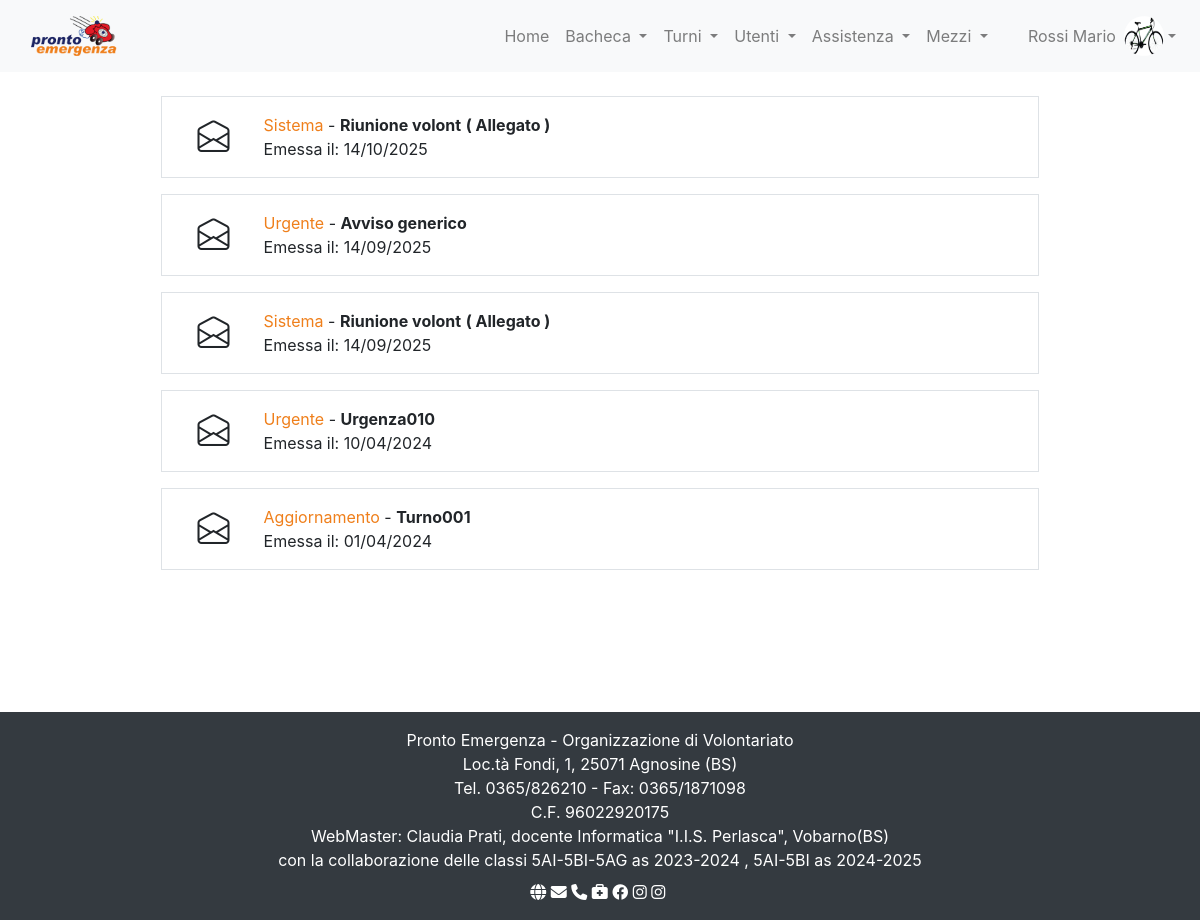
The page /pages/Bacheca/elenco.php (signed in) on the database its author committed.
### tables this page shows
CREATE TABLE `comunicazioni` (
  `idComunicazione` int(11) NOT NULL COMMENT 'ID della comunicazione, utilizzato come chiave primaria e auto-incrementato per garantire univocità automatica',
  `dataEmissione` date NOT NULL COMMENT 'data di invio comunicazione ',
  `titolo` varchar(15) NOT NULL COMMENT 'titolo identificatore univoco ',
  `testo` text NOT NULL COMMENT 'contenuto della comunicazione ',
  `nomeFileAllegato` varchar(50) DEFAULT NULL COMMENT 'nome del percorso del file da allegare alla comunicazione ',
  `dataScadenza` date NOT NULL COMMENT 'data di scadenza della comunicazione ',
  `idTipo` int(11) NOT NULL COMMENT 'nome identificatore del tipo di comunicazione ',
  `idUtente` int(11) NOT NULL COMMENT 'ID dell''utente associato alla comunicazione'
);

CREATE TABLE `tipicomunicazione` (
  `idTipo` int(11) NOT NULL,
  `nome` varchar(20) NOT NULL COMMENT 'nome identificatore del tipo di comunicazione'
);

### funzioniDB.php (called while the page is built, shortened)
<?php
require_once "globals.php";
function db_query($strquery,$valori, $tipi){
    global $DSN,$USERDB,$PSWDB;
    $ris=[];
    try{
        $conn=new PDO($DSN,$USERDB,$PSWDB);
        $conn->setAttribute(PDO::ATTR_ERRMODE,PDO::ERRMODE_EXCEPTION);
        try {
                $conn->beginTransaction();
                $stm=$conn->prepare($strquery);
                if (!empty($valori)) {
                    for($i=0;$i<count($valori);$i++){
                        $stm->bindParam($i+1,$valori[$i],$tipi[$i]);
                    }
                }
                $stm->execute();
                $conn->commit();
        } catch(PDOExecption $e) {
                $conn->rollback();
                $ris['error']= "errore transazione su db_query: " . $e->getMessage() . "</br>";
        }
        if (stripos($strquery, "INSERT") === 0 || stripos($strquery, "UPDATE") === 0 || stripos($strquery, "DELETE") === 0) {
            $ris['numRow']= $stm->rowCount();
        } elseif (stripos($strquery, "SELECT") === 0) {
            $ris= $stm->fetchAll(PDO::FETCH_NAMED);
        } else {
            $ris['error']= "tipo di query non riconosciuto";
         }
    }
    catch(Exception $e){
        $ris['error']="<br>errore connessione al database: ".$e->getMessage()."</br>";
    }
    return $ris;
}
?>

### api/API_ElencoComunicazioni.php (called while the page is built, shortened)
<?php
require_once("./funzioniDB.php");
function API_elencoComunicazioni($get, $post, $session) {
    $sql = "SELECT c.*, t.nome, uc.dataLettura
        FROM comunicazioni AS c
        INNER JOIN tipicomunicazione AS t ON c.idTipo = t.idTipo
        INNER JOIN utenticomunicazioni AS uc ON c.idComunicazione = uc.idComunicazione
        WHERE uc.idUtente = ?
        ORDER BY c.dataEmissione DESC;";
    $valori = [
        $session["idUtente"]
    ];
    $tipi = [
        PDO::PARAM_INT,
    ];
    $risultato = db_query($sql, $valori, $tipi);
    return $risultato;
}
?>

### pages/Bacheca/elenco.php (the view, shortened to what this page needs)
<?php
    if (!isset($_SESSION['idUtente'])) {
        header("Location: ../login");
    } else {
        require_once ("api/API_elencoComunicazioni.php");
        require_once ("components/Head/head.php");
        require_once ("components/Header/header.php");
        require_once ("components/Footer/footer.php");
?>
<!DOCTYPE html>
<html lang = "it">
    <?php echo COMP_head(); ?>
    <body>
    <?php
    echo COMP_header($_SESSION);
    ?>
        <div class="col-12 d-flex flex-column align-items-center pt-3" style="min-height: 80vh;">
        <?php
        $comunicazioni = API_elencoComunicazioni([], [], $_SESSION);
        foreach ($comunicazioni as $index => $c) {
            $modalId = "modal_" . $index;
        ?>
            <div class="col-11 col-sm-9 p-3 border my-2 d-flex flex-row" data-bs-toggle="modal" data-bs-target="#<?php echo $modalId; ?>" style="cursor:pointer;">
                <div class="col-1 d-flex justify-content-center align-items-center" style="font-size: 2rem;">
                    <?php
                    echo isset($c['dataLettura']) ? '<i class="bi bi-envelope-open"></i>' : '<i class="bi bi-envelope"></i>';
                    ?>
                </div>
                <div class="col-11 d-flex flex-column">
                    <div>
                        <span class="text-primary"><?php echo $c['nome']; ?></span> - <strong><?php echo $c['titolo']; ?></strong>
                    <?php
                    if (isset($c['nomeFileAllegato']) && strcmp($c['nomeFileAllegato'],"")!=0)
                        echo "<strong> ( Allegato ) </strong>";
                    ?>
                    </div>
                    Emessa il: <?php echo date("d/m/Y", strtotime($c["dataEmissione"])); ?>
                </div>
            </div>
        <?php } ?>
        </div>
 <?php
  echo COMP_Footer();
 ?>
    </body>
</html>
<?php
    }
?>

### components/Head/head.php
<?php
function COMP_head()
    {
        if (isset($_GET['route']))
            $i = sizeof(explode("/", $_GET['route'])) - 1;
        else
            $i=0;
            $stringa = "<head>
                <base href='./".str_repeat("../", $i)."' />
                <link href='./public/css/bootstrap.min.css' rel='stylesheet'/>
                <link rel='icon' type='image/x-icon' href='/prontoemergenza2025/public/images/favicon.png'>
                <script src='https://cdn.jsdelivr.net/npm/@popperjs/core@2.11.8/dist/umd/popper.min.js'></script>
                <script src='https://cdn.jsdelivr.net/npm/bootstrap@5.3.3/dist/js/bootstrap.min.js'></script>
                <link rel='stylesheet' href='https://cdnjs.cloudflare.com/ajax/libs/font-awesome/6.4.0/css/all.min.css'>
                <link href='https://cdn.jsdelivr.net/npm/bootstrap-icons@1.10.5/font/bootstrap-icons.css' rel='stylesheet'>
                </head>";
        return $stringa;
    }
?>

### components/Header/header.php (shortened to what this page needs)
<?php
function COMP_header($user) {
    $links = $user['tipoUtente'] == 'admin' ? _adminLinks() : _volontarioLinks();
    return '<nav class="navbar navbar-expand-lg navbar-light bg-light">
            <div class="navbar-brand container-fluid">
                <img src="./public/images/logo-ambulanza.png"  class="" style="height: 20%;width:20%;"/>
            </div>
            <button
                class="navbar-toggler"
                type="button"
                data-bs-toggle="collapse"
                data-bs-target="#navbarNav"
            >
                <span class="navbar-toggler-icon"></span>
            </button>
            <div class="collapse navbar-collapse justify-content-end" id="navbarNav">
                <ul class="navbar-nav">
                    '._renderLinks($links).'
                </ul>
                <ul class="navbar-nav pl-md-3">
                    <li class="nav-item dropdown d-flex justify-content-end">
                        <div class="nav-link dropdown-toggle d-flex align-items-center"
                            id="userDropdown"
                            role="button" data-bs-toggle="dropdown"
                        >
                            <span class="mx-2">
                                '.$user['cognome'].' '.$user['nome'].'
                            </span>
                            <img src="'.$user['immagine'].'" alt="Avatar" class="rounded-circle" width="40" height="40">
                        </div>
                        <ul class="dropdown-menu" aria-labelledby="userDropdown">
                            <li><a class="dropdown-item" href="utenti/profiloUtente">Profilo</a></li>
                            <li><a class="dropdown-item" href="#">Impostazioni</a></li>
                            <li><hr class="dropdown-divider"></li>
                            <li><a class="dropdown-item" href="logout">Logout</a></li>
                        </ul>
                    </li>
                </ul>
            </div>
        </nav>';
}
function _renderLinks($links){
    $html = "";
    foreach ($links as $k => $l){
        if(isset($l['sub'])){
            $html .= '<li class="nav-item dropdown">
                <a class="nav-link dropdown-toggle"
                    href="'.$l['url'].'"
                    id="headerDropdown'.$k.'"
                    role="button"
                    data-bs-toggle="dropdown"
                >
                    '.$l['title'].'
                </a>
                <div class="dropdown-menu" aria-labelledby="headerDropdown'.$k.'">';
                foreach ($l['sub'] as $s){
                    $html .= '<a class="dropdown-item" href="'.$s['url'].'">'.$s['title'].'</a>';
                }
            $html .= '
                </div>
            </li>';
        }else{
            $html .= '<li class="nav-item">
                <a class="nav-link" href="'.$l['url'].'">'.$l['title'].'</a>
            </li>';
        }
    }
    return $html;
}
?>

### components/Footer/footer.php (shortened to what this page needs)
<?php
    function COMP_Footer() {
        $socials = [
            "web" => "https://www.prontoemergenza.it/",
            "email"=>"mailto:info@prontoemergenza.it",
            "contatti" => "https://www.prontoemergenza.it/contatti/",
            "servizi" => "https://www.prontoemergenza.it/servizi/",
            "facebook" => "https://www.facebook.com/prontoemergenzaorganizzazionedivolontariato/",
            "instagram" => "https://www.instagram.com/pronto_emergenza_odv/",
            "tik tok" => "https://www.tiktok.com/@prontoemergenza?_t=ZN-8vMvuRcE8vO&_r=1"
        ];
        $socialLinks = "";
        foreach ($socials as $platform => $link) {
            switch($platform){
                case 'web':
                    $iconClass="fas fa-globe";
                    break;
                case 'contatti':
                    $iconClass="fas fa-phone";
                    break;
                case 'servizi':
                    $iconClass="fas fa-briefcase-medical";
                    break;
                case 'email':
                    $iconClass="fas fa-envelope";
                    break;
                case 'facebook':
                    $iconClass="fab fa-facebook";
                    break;
                case 'instagram':
                    $iconClass="fab fa-instagram";
                    break;
            }
           $socialLinks .= '<a href=' . $link . ' class="text-white me-2"  target=_blank><i class="'. $iconClass .'"></i></a>&nbsp;';
        }
        return '
            <footer class="bg-dark text-white text-center py-3">
                <div class="container">
                    <p class="mb-0 text-center">
                    Pronto Emergenza - Organizzazione di Volontariato<br>
                    Loc.tà Fondi, 1, 25071 Agnosine (BS)<br>
                    Tel. 0365/826210 - Fax: 0365/1871098<br>
                    C.F. 96022920175<br>
                    WebMaster: Claudia Prati, docente Informatica "I.I.S. Perlasca", Vobarno(BS)<br>
                    con la collaborazione delle classi 5AI-5BI-5AG as 2023-2024 , 5AI-5BI as 2024-2025</p>
                    <div class="mt-2 d-flex justify-content-center gap-3 flex-wrap">'.$socialLinks.'
                    </div>
                </div>
            </footer>';
    }
?>

### rows shown on the page
comunicazioni: idTipo.nome "Sistema", titolo "Riunione volont", shows "( Allegato )", dataEmissione "14/10/2025"
comunicazioni: idTipo.nome "Urgente", titolo "Avviso generico", dataEmissione "14/09/2025"
comunicazioni: idTipo.nome "Sistema", titolo "Riunione volont", shows "( Allegato )", dataEmissione "14/09/2025"
comunicazioni: idTipo.nome "Urgente", titolo "Urgenza010", dataEmissione "10/04/2024"
comunicazioni: idTipo.nome "Aggiornamento", titolo "Turno001", dataEmissione "01/04/2024"

### other values the page prints
$l['title'] "Home"
$l['title'] "Bacheca"
$l['title'] "Turni"
$l['title'] "Utenti"
$l['title'] "Assistenza"
$l['title'] "Mezzi"
$user['cognome'] "Rossi"
$user['nome'] "Mario"
